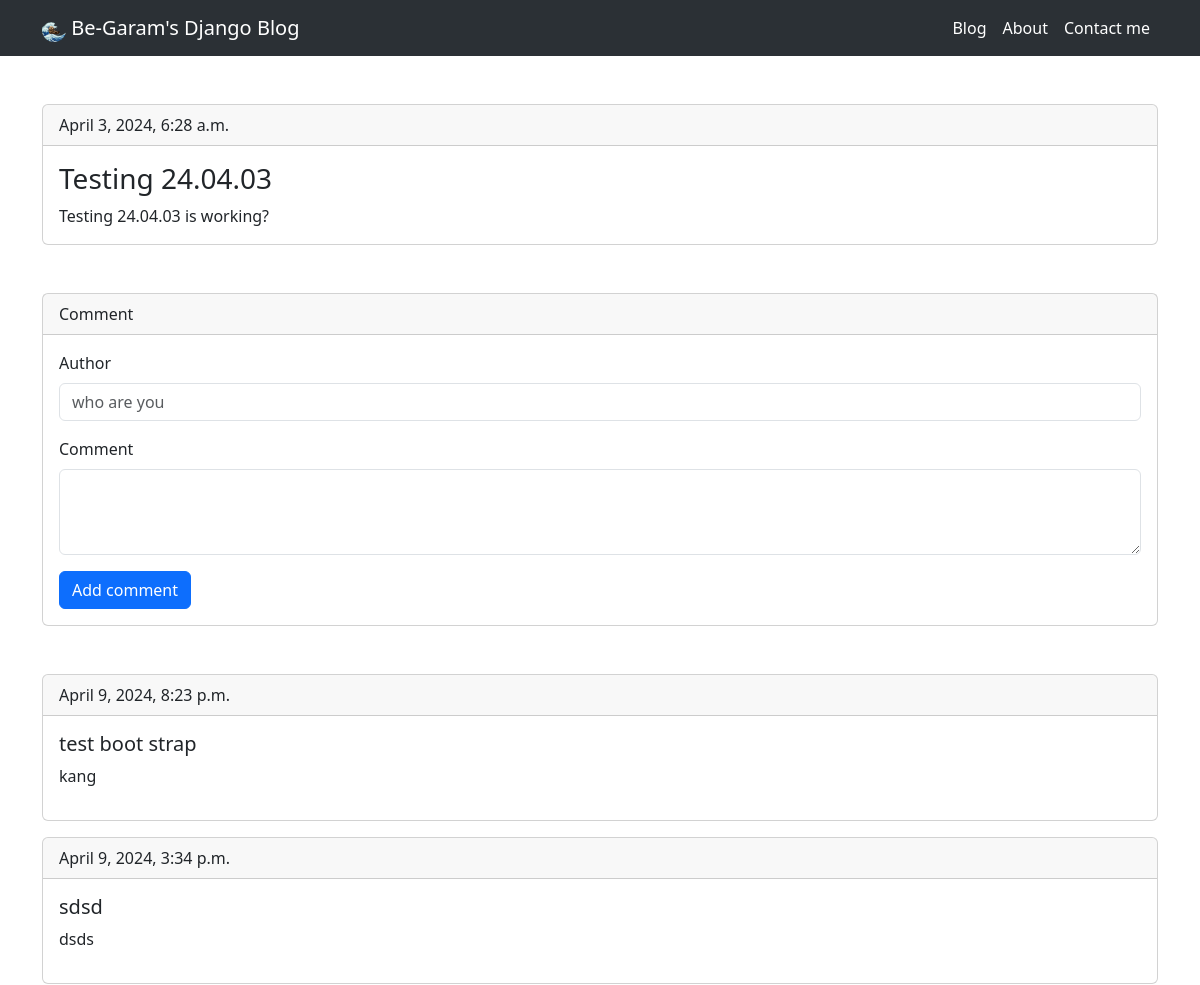
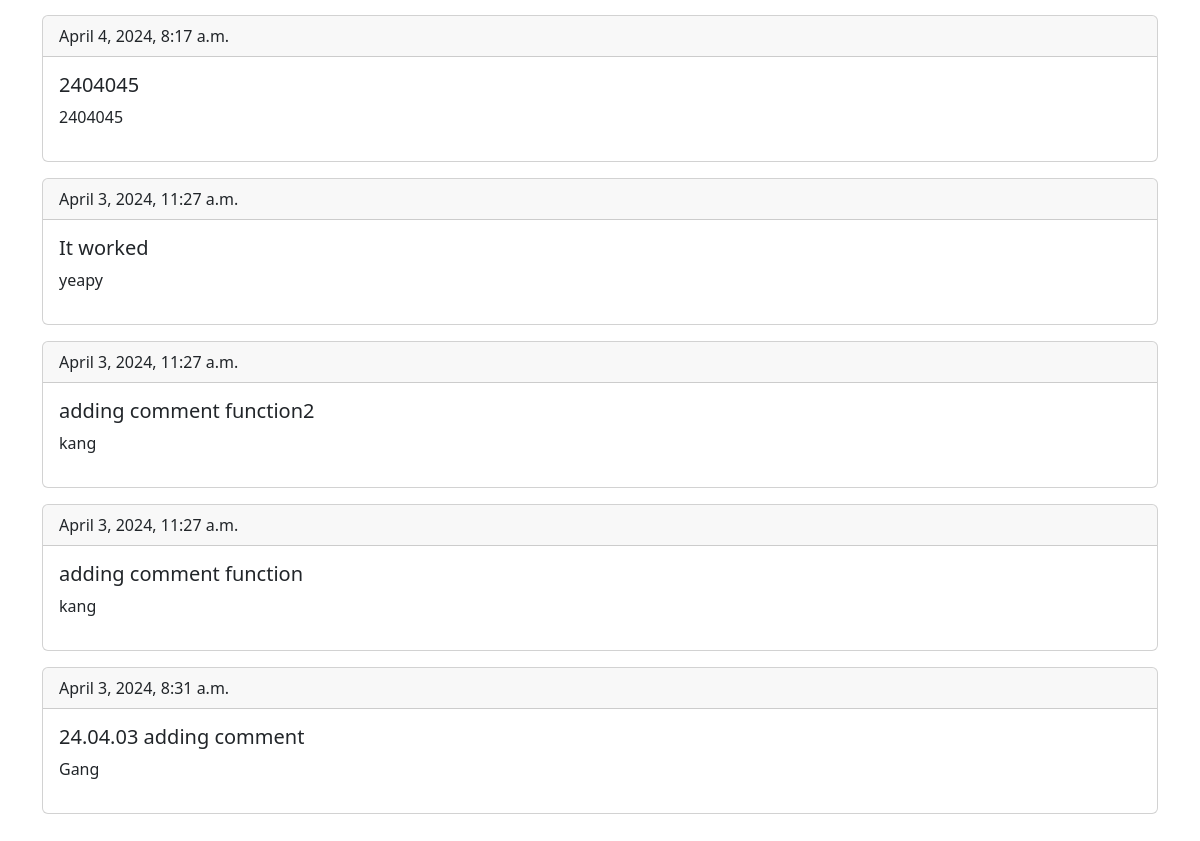
The app's page /post/1/ with its own data (2 pictures, top to bottom).
### blog/models.py (models this page shows, shortened)
class Post(models.Model):
    title = models.CharField(max_length=200)
    content = models.TextField()
    date_posted = models.DateTimeField(default=timezone.now)
    categories = models.ManyToManyField(Category, related_name='posts')

class Comment(models.Model):
    post = models.ForeignKey(Post, related_name='comments', on_delete=models.CASCADE)
    author = models.CharField(max_length=100)
    text = models.TextField()
    created_date = models.DateTimeField(default=timezone.now)

### blog/views.py (the view)
# urls.py: path('post/<int:pk>/', views.PostDetailView.as_view(), name='post_detail'),
class PostDetailView(generic.DetailView):
    model = Post
    template_name = 'blog/post_detail.html'
    context_object_name = 'post'
    def get_context_data(self, **kwargs):
        context = super().get_context_data(**kwargs)
        context['comments'] = self.object.comments.all()
        context['form'] = CommentForm()
        return context
    def post(self, request, *args, **kwargs):
        self.object = self.get_object()
        form = CommentForm(request.POST)
        if form.is_valid():
            comment = form.save(commit=False)
            comment.post = self.object
            comment.save()
        return redirect('blog:post_detail', pk=self.object.pk)

### blog/forms.py
class CommentForm(forms.ModelForm):
    class Meta:
        model = Comment
        fields = ['author', 'text']

### blog/templates/blog/post_detail.html (shortened to what this page needs)
{% load static %}
<!DOCTYPE html>
<html>
    <head>
        <link rel="stylesheet" href="{% static 'css/bootstrap.min.css' %}", type="text/css">
    </head>
    <body>
        <nav class="navbar sticky-top bg-body-tertiary" data-bs-theme="dark">
            <div class="container">
                <a class="navbar-brand me-lg-auto" href="./post_list.html">
                    <img src="{% static 'assesst/logo.png' %}" width="24" height="24">
                    Be-Garam's Django Blog
                </a>
                <ul class="nav col-12 col-lg-auto mb-2 justify-content-end mb-md-0">
                    <li><a href="./post_list.html" class="nav-link px-2 link-body-emphasis">Blog</a></li>
                    <li><a href="./about.html" class="nav-link px-2 link-body-emphasis">About</a></li>
                    <li><a href="./contact.html" class="nav-link px-2 link-body-emphasis">Contact me</a></li>
                </ul>
            </div>
        </nav>
        <div class="container my-5">
            <div class="card my-5">
                <div class="card-header">{{post.date_posted}}</div>
                <div class="card-body">
                  <h3 class="card-title">{{post.title}}</h5>
                  <p class="card-text">{{ post.content|linebreaksbr }}</p>
                </div>
              </div>
            <div class="card my-5">
                <form method="post">
                    <div class="card-header">Comment</div>
                    <div class="card-body">
                        <div class="mb-3">
                            <label for="exampleFormControlInput1" class="form-label">Author</label>
                            <input type="text" name="author" class="form-control" id='author' placeholder="who are you" required>
                        </div>
                        <div class="mb-3">
                            <label for="exampleFormControlTextarea1" class="form-label">Comment</label>
                            <textarea name="text" class="form-control" id="exampleFormControlTextarea1" rows="3"></textarea>
                        </div>
                        <button type="submit" class="btn btn-primary">Add comment</button>
                    </div>
                </form>
            </div>
            {% for comment in comments reversed %}
                <div class="card my-3">
                    <div class="card-header">{{ comment.created_date }}</div>
                    <div class="card-body">
                        <h5>{{ comment.text }}</h5>
                        <p>{{ comment.author }}</p>
                    </div>
                </div>
            {% endfor %}
        </div>
    </body>
</html>

### records on screen
Post: date_posted "April 3, 2024, 6:28 a.m.", title "Testing 24.04.03", content "Testing 24.04.03 is working?"
Comment: created_date "April 9, 2024, 8:23 p.m.", text "test boot strap", author "kang"
Comment: created_date "April 9, 2024, 3:34 p.m.", text "sdsd", author "dsds"
Comment: created_date "April 4, 2024, 8:17 a.m.", text "2404045", author "2404045"
Comment: created_date "April 3, 2024, 11:27 a.m.", text "It worked", author "yeapy"
Comment: created_date "April 3, 2024, 11:27 a.m.", text "adding comment function2", author "kang"
Comment: created_date "April 3, 2024, 11:27 a.m.", text "adding comment function", author "kang"
Comment: created_date "April 3, 2024, 8:31 a.m.", text "24.04.03 adding comment", author "Gang"
